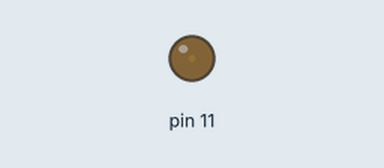
The sketch below on a simulated Arduino Uno, built with avr-gcc and run on an emulated ATmega328P. Parts: output pins drawn as LEDs (lit = HIGH).

Above: at 0.05 s.
At 1.15 s:
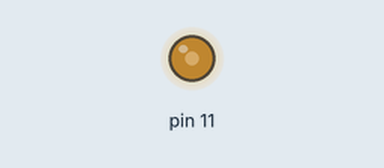
At 2.3 s:
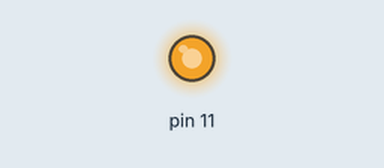
At 4.6 s:
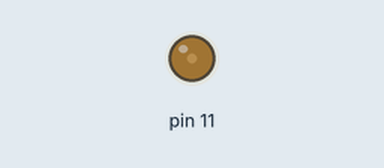
Timing chart, 0 to 6.7 s (numbered marks = the images above):
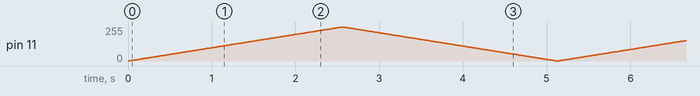

The sketch:

kadai1.ino
```cpp
void setup() {
  pinMode(11, OUTPUT);
}

void loop() {
  for (int i = 0; i <= 255; i++) {
    analogWrite(11, i);
    delay(10);
  }


  for (int i = 255; i >= 0; i--) {
    analogWrite(11, i);
    delay(10);
  }
}
```
